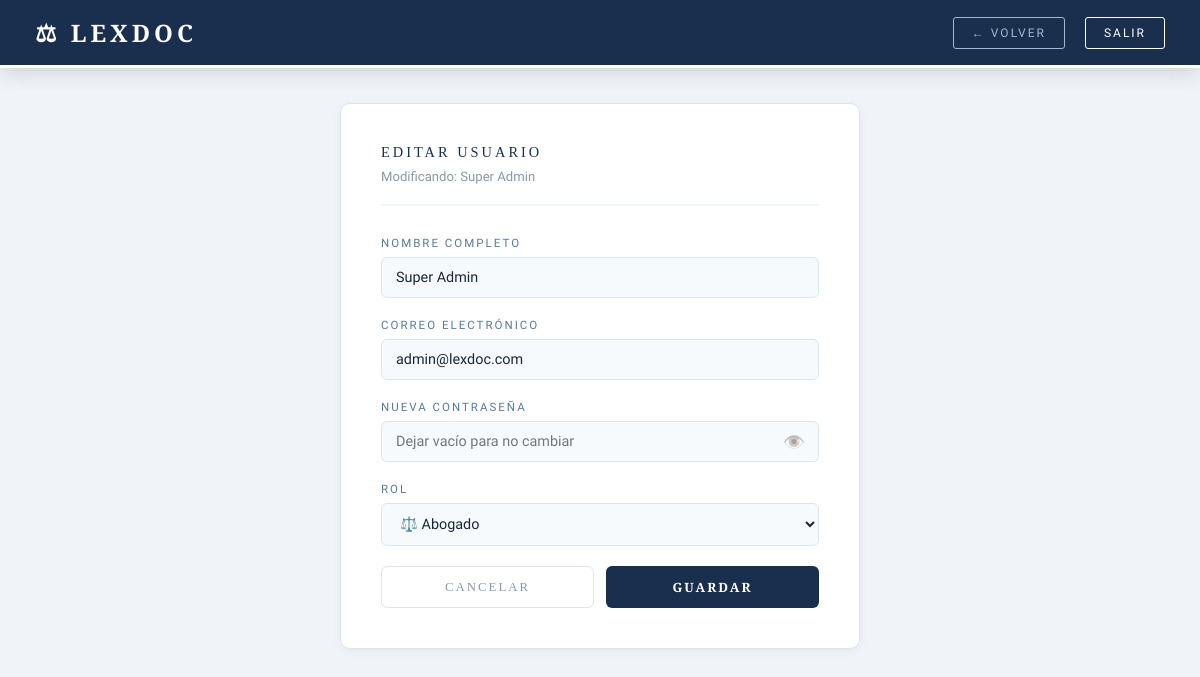
The app's page /superadmin/editar_usuario/1 (signed in), older data.
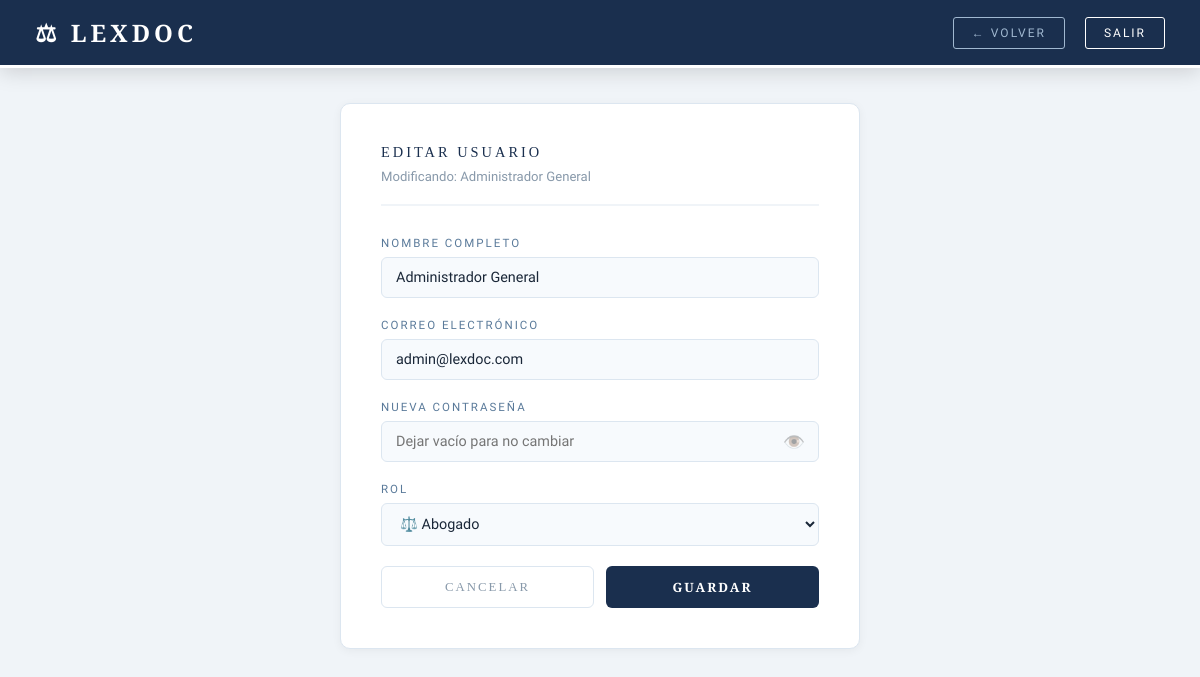
The same page, newer data.
### tables this page shows
CREATE TABLE usuarios (
        id INTEGER PRIMARY KEY AUTOINCREMENT,
        nombre TEXT NOT NULL,
        email TEXT UNIQUE NOT NULL,
        password TEXT NOT NULL,
        rol TEXT NOT NULL
    );

### app.py (the view, shortened to what this page needs)
@app.route('/superadmin/editar_usuario/<int:id>', methods=['GET', 'POST'])
@login_requerido(['superadmin'])
def editar_usuario(id):
    conn = get_db()
    usuario = conn.execute(
        "SELECT * FROM usuarios WHERE id = ?", (id,)
    ).fetchone()
    conn.close()
    return render_template('superadmin/editar_usuario.html',
                         usuario=usuario,
                         nombre=session['usuario_nombre'])

### app.py (called while the page is built)
def get_db():
    conn = sqlite3.connect('lexdoc.db')
    conn.row_factory = sqlite3.Row
    return conn

def login_requerido(roles_permitidos):
    def decorador(f):
        from functools import wraps
        @wraps(f)
        def wrapper(*args, **kwargs):
            if 'usuario_id' not in session:
                return redirect(url_for('login'))
            if session.get('rol') not in roles_permitidos:
                flash('No tienes permiso para acceder aquí', 'error')
                return redirect(url_for('dashboard'))
            return f(*args, **kwargs)
        return wrapper
    return decorador

### templates/superadmin/editar_usuario.html (shortened to what this page needs)
<!DOCTYPE html>
<html lang="es">
<head>
</head>
<body>
    <nav class="navbar">
        <h1>⚖ LEXDOC</h1>
        <div class="navbar-right">
            <a href="/superadmin/usuarios" class="btn-back">← VOLVER</a>
            <a href="/logout" class="btn-logout">SALIR</a>
        </div>
    </nav>
    <div class="content">
        <div class="form-card">
            <p class="form-title">EDITAR USUARIO</p>
            <p class="form-subtitle">Modificando: {{ usuario['nombre'] }}</p>
            <form method="POST">
                <div class="form-group">
                    <label>Nombre Completo</label>
                    <input type="text" name="nombre"
                           value="{{ usuario['nombre'] }}" required>
                </div>
                <div class="form-group">
                    <label>Correo Electrónico</label>
                    <input type="email" name="email"
                           value="{{ usuario['email'] }}" required>
                </div>
                <div class="form-group">
    <label>Nueva Contraseña</label>
    <div style="position:relative;">
        <input type="password" name="password" id="pass1"
               placeholder="Dejar vacío para no cambiar"
               style="padding-right:45px;">
        <span onclick="togglePass('pass1', this)"
              style="position:absolute; right:14px; top:50%;
                     transform:translateY(-50%); cursor:pointer;
                     font-size:1.1rem; opacity:0.4; user-select:none;">👁️</span>
    </div>
</div>
                <div class="form-group">
                    <label>Rol</label>
                    <select name="rol">
                        <option value="abogado"
                            {% if usuario['rol'] == 'abogado' %}selected{% endif %}>
                            ⚖️ Abogado
                        </option>
                    </select>
                </div>
                <div class="btn-group">
                    <a href="/superadmin/usuarios" class="btn-cancelar">CANCELAR</a>
                    <button type="submit" class="btn-guardar">GUARDAR</button>
                </div>
            </form>
        </div>
    </div>
</body>
</html>

Row changes from the older to the newer data that the page shows:
changed usuarios "admin@lexdoc.com": nombre "Super Admin" → "Administrador General"
